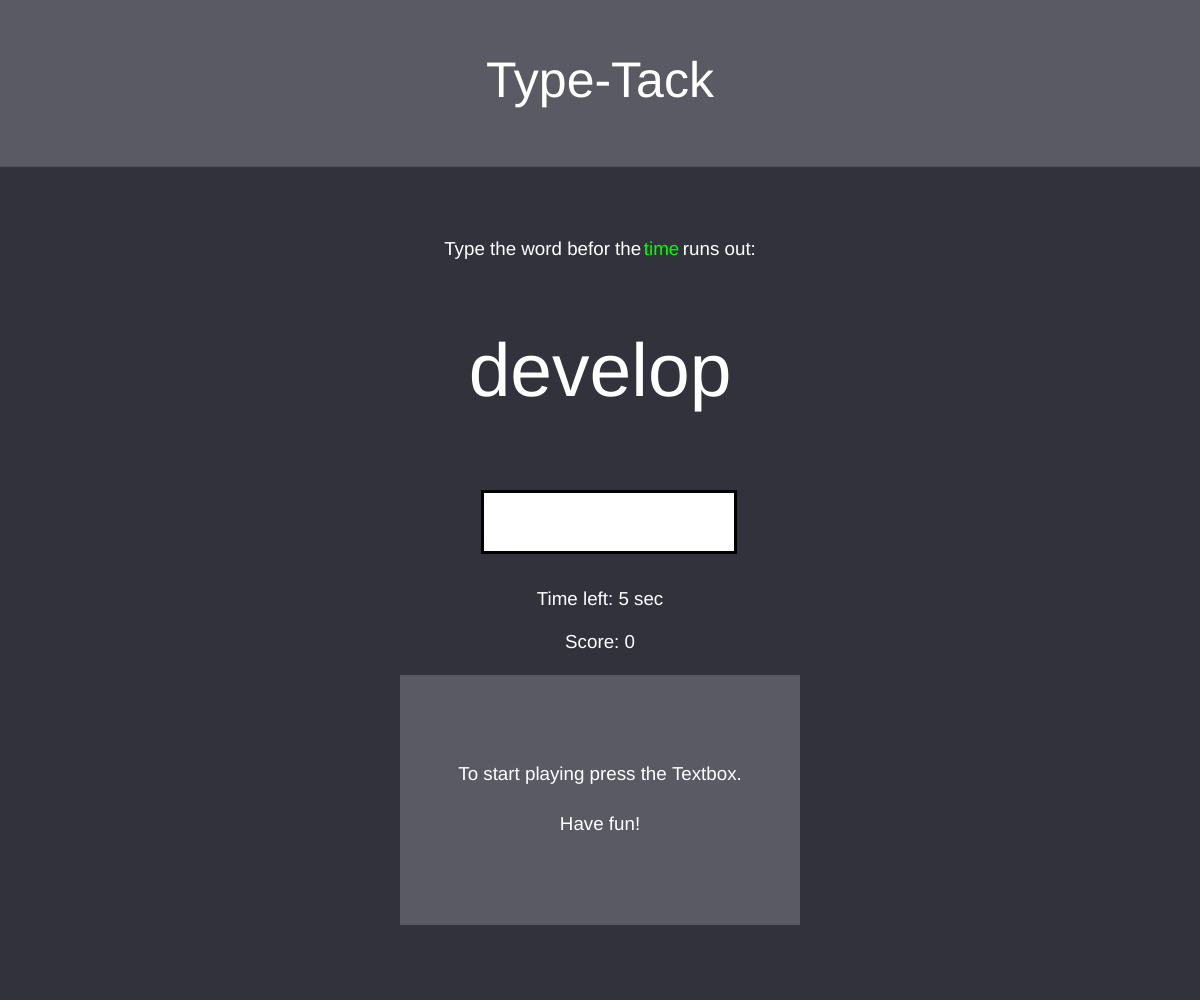
Frame 1 (no input)
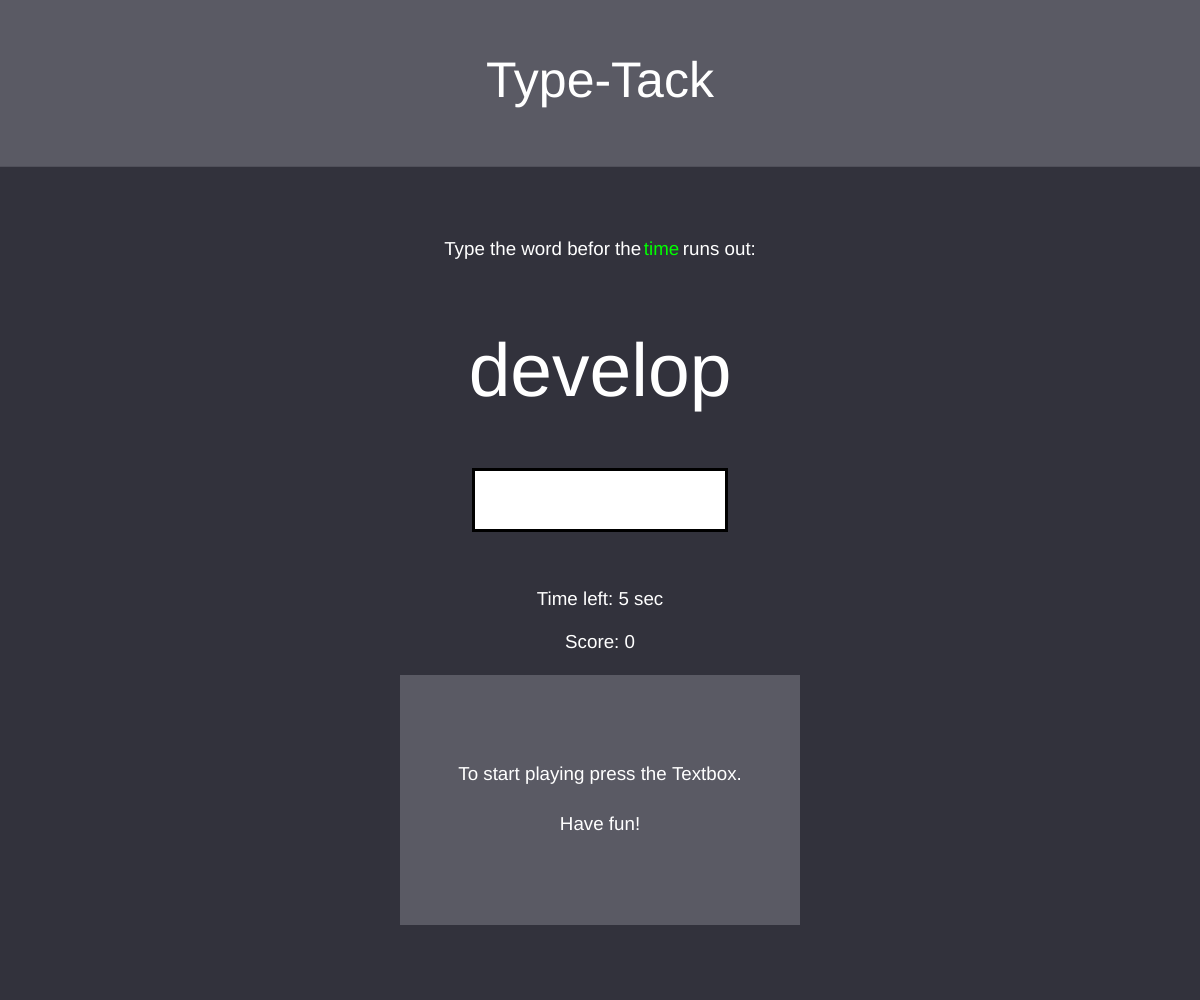
Frame 60 (no input)
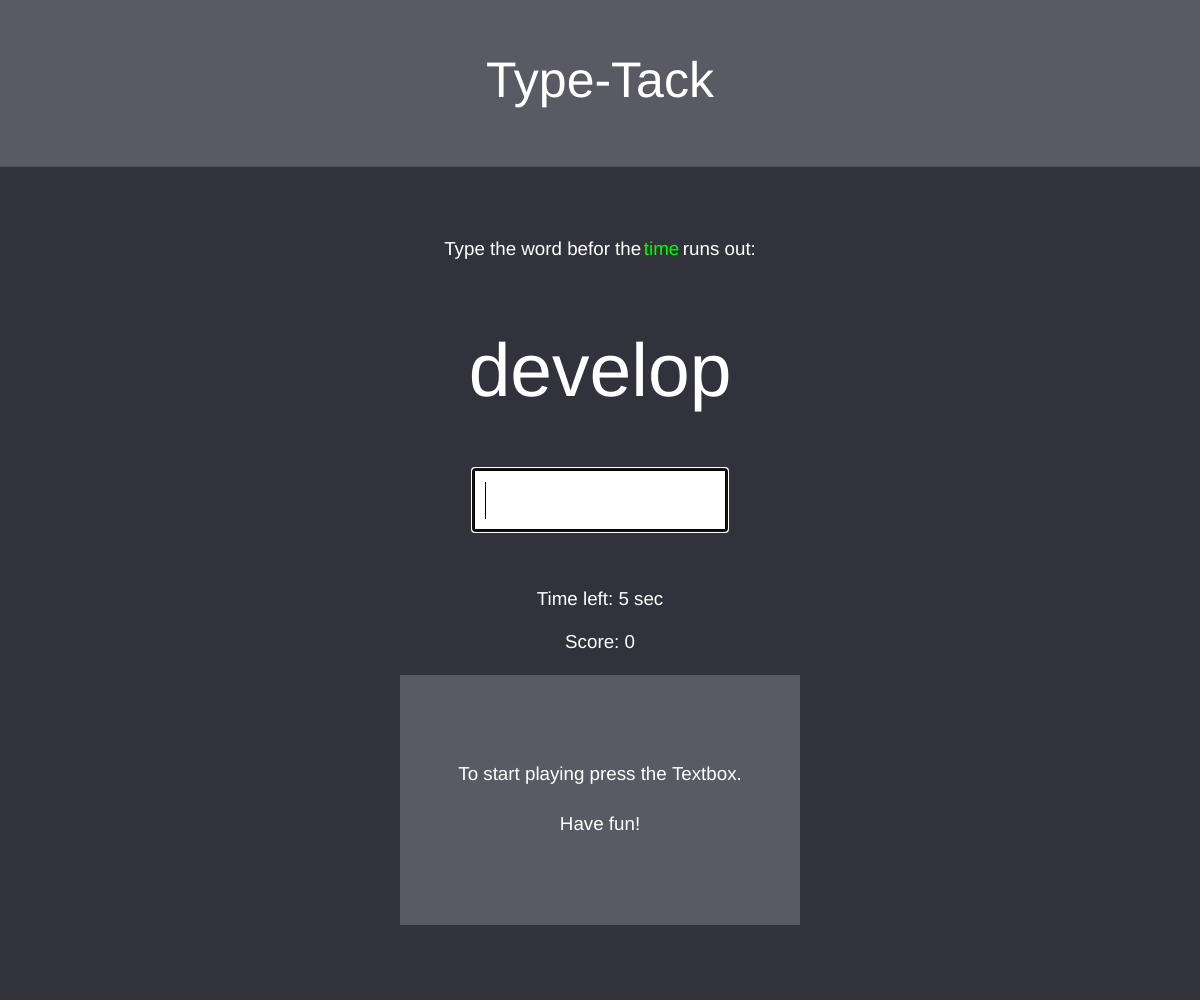
Frame 120 (the mouse pressed at the canvas centre since frame 60)

The p5.js sketch that drew these frames (run headless with seeded random() and noise() and a simulated clock; from frame 60 on, the mouse is pressed at the canvas centre):

// p5.js sketch
// ── sketch.js
let sec = 5
let score=0
let screen = 0
let count
let input
let wort = ["I", "you", "he", "she", "it", "we", "they", "me", "him", "her", "us", "them", "mine", "yours", "his", "hers", "its","ours", "theirs", "myself", "yourself", "himself", "herself", "itself", "ourselves", "themselves", "who", "whom", "whose", "what","which", "whatever", "whoever", "whichever", "anybody", "anyone", "anything", "each", "either", "everybody", "everyone", "everything", "neither", "nobody","nothing", "one", "other", "somebody", "someone", "something", "both", "few", "many", "several", "all", "any", "most", "none","some", "such", "that", "these", "those", "this", "it", "their", "our", "your", "my", "his", "her", "its", "whose", "awesome", "brave", "cheerful", "daring", "elegant", "fierce", "gentle", "handsome", "intelligent","jolly", "kind","lovely", "magnificent", "neat", "optimistic", "peaceful", "quiet", "radiant", "silly", "tough", "upbeat", "vibrant","witty", "xenodochial", "youthful", "zany", "angry", "beautiful", "careful", "delightful", "energetic", "fantastic", "grateful","happy", "incredible", "joyful", "keen", "lively", "merry", "nice", "optimistic", "proud", "quick", "reliable","smart", "talented", "uplifting", "valiant", "wonderful", "eager", "faithful", "generous", "helpful", "inspiring", "jovial","keen", "lovable", "mellow", "noble", "outstanding", "polite", "quick-witted", "reassuring", "sensitive", "tasteful", "unselfish","vigorous", "wise", "excellent", "yummy", "zealous", "amazing", "brilliant", "charming", "dazzling", "eloquent", "fascinating","graceful", "honest", "imaginative", "jubilant", "keen-eyed", "lucky", "marvelous", "nice-looking", "optimistic", "punctual", "reliable","sincere", "tender", "unforgettable", "vivacious", "warm-hearted", "xenial", "yielding", "zealot", "able", "beautiful", "cute","delicious", "eager", "famous", "good", "happy", "interesting", "jazzy", "knowledgeable", "lively", "modern","accept", "admire", "bake", "calculate", "dance", "earn", "frown", "gather", "hug", "improve", "jump", "kick","laugh", "melt", "notice", "open", "paint", "question", "reach", "sing", "travel", "use", "visit","wait", "x-ray", "yell", "zip", "ask", "buy", "clean", "drive", "eat", "find", "give","have", "imagine", "jog", "know", "learn", "make", 
"need", "organize", "play", "quit", "run","say", "talk", "understand", "value", "work", "x-ray", "yawn", "zoom", "add", "begin", "change","delete", "enjoy", "finish", "grow", "help", "invite", "juggle", "keep", "love", "manage", "need","open", "participate", "qualify", "read", "solve", "teach", "update", "vacuum", "wish", "xerox", "yield","zoom", "abide", "believe", "collaborate", "develop", "empower", "forgive", "guide", "harvest", "ignore", "joke","keep", "listen", "motivate", "negotiate", "offer", "participate", "question", "relax", "smile", "talk", "unite","apple", "book", "chair", "desk", "door", "eye", "flower", "guitar", "hat", "ice", "jacket", "key","lamp", "moon", "notebook", "orange", "pencil", "queen", "radio", "socks", "table", "umbrella", "violin","watch", "xylophone", "yacht", "zebra", "bag", "car", "dog", "fish", "goose", "house", "ink","jungle", "kite", "lion", "mouse", "nest", "ocean", "pear", "quilt", "rain", "sun", "tree","unicorn", "vase", "water", "xylophone", "yak", "zoo", "camera", "diamond", "elephant", "fountain", "garden","honey", "island", "jellyfish", "kangaroo", "laptop", "mountain", "necklace", "octopus", "pizza", "quicksand","robot", "snow", "telephone", "umbrella", "volcano", "whale", "xylophone", "yacht", "zebra", "angel", "ball","candle", "dragon", "egg", "fire", "ghost", "heart", "ice cream", "jewel", "knight", "ladybug", "mirror"];

let interval

function setup(){
  createCanvas(windowWidth,windowHeight);
  input = createInput()
  count=int(random(370))
  
  
}


function draw(){
  if(screen==0){

    fill(200)
  rectMode(CENTER)
  rect(windowWidth/2,windowWidth/2,windowWidth/7,windowHeight/7)
  
  background(50,50,60) 

  rectMode(CENTER)
  fill(90,90,100)
  noStroke()
  rect(windowWidth/2,0+windowHeight/12,windowWidth,windowHeight/6)
  rect(windowWidth/2,(windowHeight/5)*4,windowWidth/3,windowHeight/4)

  textSize(windowWidth/24)
  textAlign(CENTER,CENTER)
  noStroke()
  fill(255)
  text("Type-Tack",windowWidth/2,0+windowHeight/12)

  textAlign(CENTER,CENTER)
  textSize(windowWidth/16)
  fill(255)
  text(wort[count],windowWidth/2,windowHeight/2-windowHeight/8)

  textSize(windowWidth/64)
  textAlign(CENTER,CENTER)
  fill(255)
  text("Time left: " + sec + " sec",windowWidth/2,windowHeight/2+windowHeight/10)
  text("Score: " + score, windowWidth/2,windowHeight/2+windowHeight/7)

  text("Type the word befor the        runs out:", windowWidth/2,windowHeight/2-windowHeight/4)
  fill(0,255,0)
  text("time", windowWidth/2+windowWidth/19.5,windowHeight/2-windowHeight/4)
  fill(255)
  text("To start playing press the Textbox.",windowWidth/2,(windowHeight/5)*4-windowHeight/40)
  text("Have fun!",windowWidth/2,(windowHeight/5)*4+windowHeight/40)

 
  

  
  input.position(windowWidth/2,windowHeight/2)
  input.size(windowWidth/5.2)
  input.input(myInputEvent)
  input.center()
  input.style('font-size', windowHeight/30 + 'px')
  input.style('padding' , '10px')
  input.style('border' , '3px solid black')

  function myInputEvent() {
    if(wort[count]==this.value()){
      input.value("")
      sec+=2
      score++
      count=int(random(370))
      
    }
  }
 
    
  }else if(screen==1){

  

  fill(200)
  rectMode(CENTER)
  rect(windowWidth/2,windowWidth/2,windowWidth/7,windowHeight/7)

  background(50,50,60) 

  rectMode(CENTER)
  fill(90,90,100)
  noStroke()
  rect(windowWidth/2,0+windowHeight/12,windowWidth,windowHeight/6)
  rect(windowWidth/2,(windowHeight/5)*4,windowWidth/3,windowHeight/4)

  textSize(windowWidth/24)
  textAlign(CENTER,CENTER)
  noStroke()
  fill(255)
  text("Type-Tack",windowWidth/2,0+windowHeight/12)

  textAlign(CENTER,CENTER)
  textSize(windowWidth/16)
  fill(255)
  text(wort[count],windowWidth/2,windowHeight/2-windowHeight/8)

  textSize(windowWidth/64)
  textAlign(CENTER,CENTER)
  fill(255)
  text("Time left: " + sec + " sec",windowWidth/2,windowHeight/2+windowHeight/10)
  text("Score: " + score, windowWidth/2,windowHeight/2+windowHeight/7)

  text("Type the word befor the        runs out:", windowWidth/2,windowHeight/2-windowHeight/4)
  fill(0,255,0)
  text("time", windowWidth/2+windowWidth/19.5,windowHeight/2-windowHeight/4)
  fill(255)
  text("To start playing press the Textbox.",windowWidth/2,(windowHeight/5)*4-windowHeight/40)
  text("Have fun!",windowWidth/2,(windowHeight/5)*4+windowHeight/40)
  
  
  input.position(windowWidth/2,windowHeight/2)
  input.size(windowWidth/5.2)
  input.input(myInputEvent)
  input.center()
  input.style('font-size', windowHeight/30 + 'px')
  input.style('padding' , '10px')
  input.style('border' , '3px solid black')

  function myInputEvent() {
    if(wort[count]==this.value()){
      input.value("")
      sec+=2
      score++
      count=int(random(370))
      
    }

    
    
  }

  if(sec<=0){
    screen=2
    clearInterval(interval)
  }

}else if(screen==2){

  

  fill(200)
  rectMode(CENTER)
  rect(windowWidth/2,windowWidth/2,windowWidth/7,windowHeight/7)

  background(50,50,60) 

  rectMode(CENTER)
  fill(90,90,100)
  noStroke()
  rect(windowWidth/2,0+windowHeight/12,windowWidth,windowHeight/6)
  rect(windowWidth/2,(windowHeight/5)*4,windowWidth/3,windowHeight/4)
  fill(50,50,60)
  stroke(0)
  strokeWeight(windowWidth/600)
  rect(windowWidth/2,(windowHeight/5)*4+windowHeight/30,windowWidth/6,windowHeight/15)


  textSize(windowWidth/24)
  textAlign(CENTER,CENTER)
  noStroke()
  fill(255)
  text("Type-Tack",windowWidth/2,0+windowHeight/12)

  textAlign(CENTER,CENTER)
  textSize(windowWidth/16)
  fill(255)
  text(wort[count],windowWidth/2,windowHeight/2-windowHeight/8)

  textSize(windowWidth/64)
  textAlign(CENTER,CENTER)
  fill(255)
  text("Time left: " + sec + " sec",windowWidth/2,windowHeight/2+windowHeight/10)
  text("Score: " + score, windowWidth/2,windowHeight/2+windowHeight/7)

  text("Type the word befor the        runs out:", windowWidth/2,windowHeight/2-windowHeight/4)
  fill(0,255,0)
  text("time", windowWidth/2+windowWidth/19.5,windowHeight/2-windowHeight/4)
  fill(255)
  text("Sorry you lost.",windowWidth/2,(windowHeight/5)*4-windowHeight/30)
  textSize(windowWidth/30)
  text("Try again?",windowWidth/2,(windowHeight/5)*4+windowHeight/30)
  
  
  input.position(windowWidth/2,windowHeight/2)
  input.size(windowWidth/5.2)
  input.input(myInputEvent)
  input.center()
  input.style('font-size', windowHeight/30 + 'px')
  input.style('padding' , '10px')
  input.style('border' , '3px solid black')

  function myInputEvent() {
    
  }

  if(mouseX > windowWidth/2-windowWidth/12  && mouseX < windowWidth / 2+windowWidth/12  && mouseY > (windowHeight/5)*4 && mouseY < (windowHeight/5)*4+windowHeight/15){
    cursor(HAND);
    
  }else{
    cursor(ARROW);
  }
  
}

}

function mouseClicked(){
  if(screen == 0 && mouseX > windowWidth / 2-windowWidth/10  && mouseX < windowWidth / 2+windowWidth/10  && mouseY > windowHeight /2-windowHeight/30 && mouseY < windowHeight / 2+windowHeight/30){
    screen = 1;
    interval= setInterval(Timer, 1000);
}else if(screen==2 && mouseX > windowWidth/2-windowWidth/12  && mouseX < windowWidth / 2+windowWidth/12  && mouseY > (windowHeight/5)*4 && mouseY < (windowHeight/5)*4+windowHeight/15){
  screen = 0;
  sec=5
  input.value("")
  score=0
  count=int(random(370))
}
}

function Timer(){
  sec--
}


function windowResized() {
  resizeCanvas(windowWidth, windowHeight);
}
